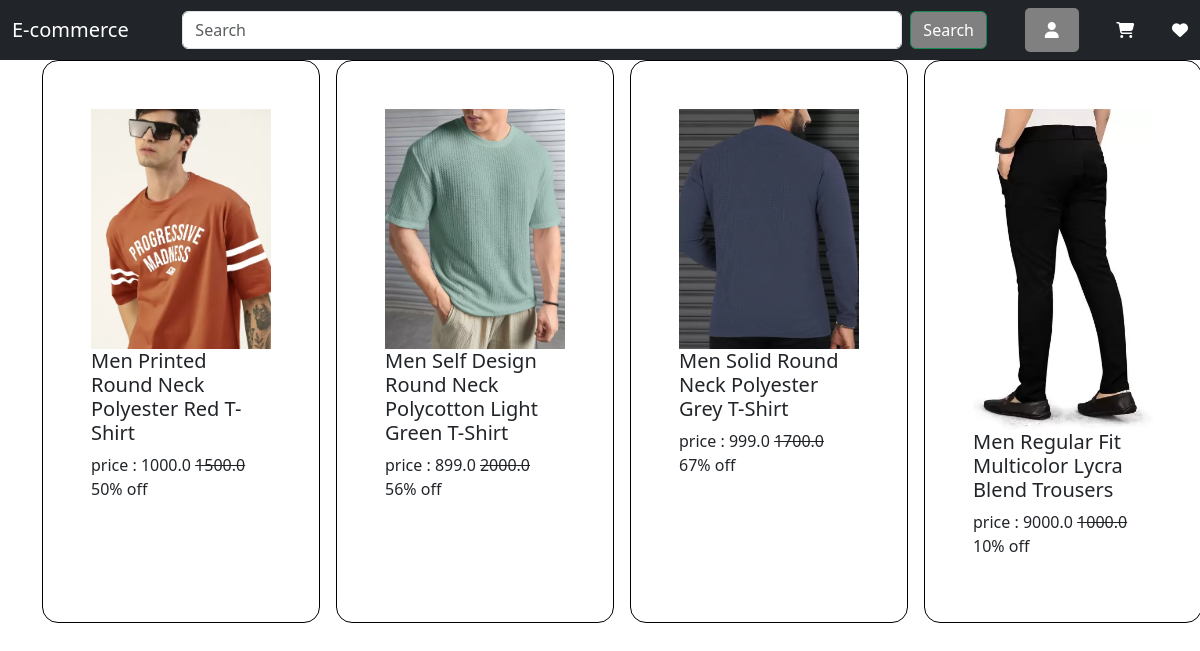
Page /category/Fashion/ on the committed database.
### core/models.py (models this page shows, shortened)
class ProductVariants(models.Model):
    variant_id = models.AutoField(primary_key=True)
    product = models.ForeignKey(Product, on_delete=models.CASCADE)
    attribute = models.CharField(max_length=200,null=True,blank=True)
    value = models.IntegerField(null=True,blank=True)
    extra_price = models.FloatField(null=True,blank=True)
    image1 = models.ImageField(upload_to='products/', blank=True,null=True)
    image2 = models.ImageField(upload_to='products/', blank=True,null=True)
    image3 = models.ImageField(upload_to='products/', blank=True,null=True)
    stock=models.IntegerField(null=True,blank=True)
    original_price=models.FloatField(null=True,blank=True)
    sale_price=models.FloatField(null=True,blank=True)
    discount_per=models.IntegerField(null=True,blank=True)
    color=models.CharField(max_length=100,null=True,blank=True)
    slug=models.CharField(max_length=300,null=True,blank=True)

class Product(models.Model):
    product_id = models.AutoField(primary_key=True)
    name = models.CharField(max_length=200)
    description = models.CharField(max_length=400)
    category_id = models.ForeignKey(Categories, on_delete=models.CASCADE)
    product_type = models.CharField(max_length=200)
    createdat = models.DateField(auto_now_add=True)
    brand=models.CharField(max_length=300,null=True,blank=True)
    def __str__(self):
        return self.name

### core/views.py (the view)
# urls.py: path('category/<str:category>/',views.CategoryProductsView.as_view(),name='category'),
class CategoryProductsView(View):
    def get(sef,request,*arge,**kwargs):
        category=kwargs['category']
        category_obj=Categories.objects.get(name=category)
        items=Product.objects.filter(category_id=category_obj)
        qs=ProductVariants.objects.filter(product_id__in=items)
        context={
            'products':qs,
            'category':category
        }
        return render(request,'core/category_products.html',context)

### templates/core/category_products.html (shortened to what this page needs)
{% extends 'base.html' %}
{% block body %}
<div class="container">
    {% for product in products %}
    <div class="items">
    <img src="{{product.image1.url}}" alt="image1" style="width: 15vw;height: auto;">
    <h5>{{product.product}}</h5>
    <p>price : {{product.sale_price}} <strike>{{product.original_price}}</strike> {{product.discount_per}}% off</p>
    </div>
    {% endfor %}
</div>
{% endblock %}

### templates/base.html (shortened to what this page needs)
<!DOCTYPE html>
{% load static %}
<html lang="en">
<head>
    <link rel="stylesheet" href="{% static 'css/bootstrap.min.css' %}">
    <link rel="stylesheet" href="https://cdnjs.cloudflare.com/ajax/libs/font-awesome/6.5.1/css/all.min.css">
</head>
<body>
    {% block nav %}
    {% include 'partial/header.html' %}
    {% endblock %}
    {% block body %}
    {% endblock %}
</body>
</html>

### templates/partial/header.html (shortened to what this page needs)
{% load static %}
<link rel="stylesheet" href="{% static 'css/header.css' %}">
<nav id='nav' class="navbar navbar-expand-lg bg-dark" >
    <div id='container' class="container-fluid" style="color: white;">
      <div class="item"><a class="navbar-brand" href="#" style="color:white">E-commerce</a></div>
      <div class="item"><form class="d-flex" role="search">
        <input class="form-control me-2" type="search" placeholder="Search" aria-label="Search" style="width:60vw">
        <button class="btn btn-outline-success" type="submit" style="background-color:gray;color:white">Search</button>
      </form></div>
       {% if user.is_authenticated %}
      <div class="dropdown item">
          <button class="dropbtn"><a class="nav-link active" ><i class="fa-solid fa-user"></i> {{user.username}}</a></button>
          <div class="dropdown-content">
              <a href="{% url 'logout' %}">Log out</a>
          </div>
      </div>
      {% else %}
      <div class="dropdown item">
        <button class="dropbtn"><a class="nav-link active" href="#"><i class="fa-solid fa-user"></i></a></button>
    </div>
      {% endif %}
      <div class="item"><a class="nav-link acitve" href="#"><i class="fa-solid fa-cart-shopping"></i></a></div>
      <div class="item"><a class="nav-link acitve" href="#"><i class="fa-solid fa-heart"></i></a></div>
    </div>
  </nav>

### static/css/header.css (style rules this page uses)
#nav { position:sticky; top:0; }

### templates/base.html (style rules this page uses)
* { margin: 0; padding: 0; }

### templates/partial/header.html (style rules this page uses)
#nav { position:sticky; top:0; }
.dropdown { position: relative; display: inline-block; }
.dropbtn { background-color:gray; color: white; padding: 10px 20px; font-size: 16px; border: none; cursor: pointer; border-radius: 5px; }

### templates/core/category_products.html (style rules this page uses)
.container { display:grid; grid-template-columns:repeat(4,1fr); grid-template-rows: auto; gap:1rem; }
.items { border:1px solid black; border-radius: 1rem; padding:3rem; }

### rows in the picture
ProductVariants: image1 (picture), product "Men Printed Round Neck Polyester Red T-Shirt", sale_price "1000.0", original_price "1500.0", discount_per "50"
ProductVariants: image1 (picture), product "Men Self Design Round Neck Polycotton Light Green T-Shirt", sale_price "899.0", original_price "2000.0", discount_per "56"
ProductVariants: image1 (picture), product "Men Solid Round Neck Polyester Grey T-Shirt", sale_price "999.0", original_price "1700.0", discount_per "67"
ProductVariants: image1 (picture), product "Men Regular Fit Multicolor Lycra Blend Trousers", sale_price "9000.0", original_price "1000.0", discount_per "10"
